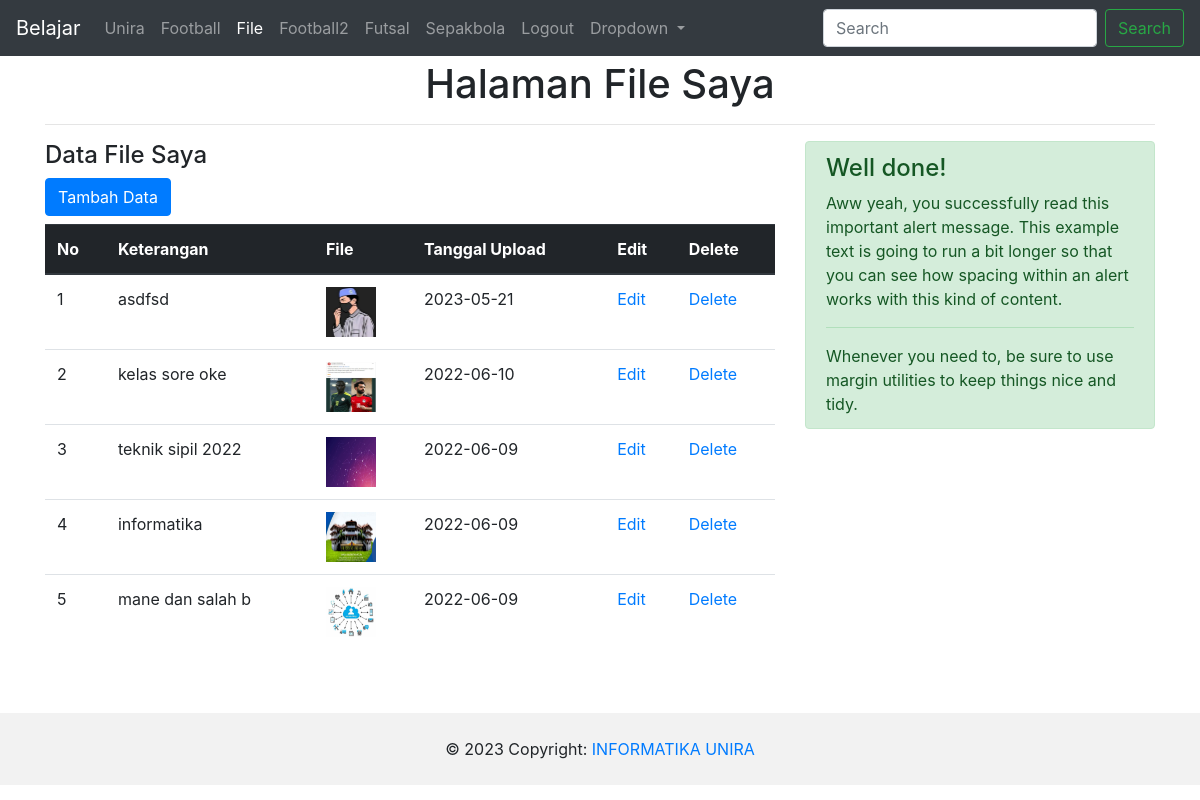
Screenshot of /admin.php?menu=file (signed in) with the database file from the repository.
### tables this page shows
CREATE TABLE `tbl_file` (
  `id_file` int(11) NOT NULL,
  `nama_file` varchar(50) NOT NULL,
  `file_nya` text NOT NULL,
  `tgl_upload` date NOT NULL
);

### page/file/file.php (the view, shortened to what this page needs)
<?php
include "koneksi.php";
$action=isset($_GET['submenu'])? $_GET['submenu'] :'';
switch($action){
default:
?>
<h1 class="text-center" style="margin-top:60px;"> Halaman File Saya</h1>
<hr/>
<div class="row">
	<div class="col-sm-8">
	  <h4>Data File Saya</h4>
	  <a href="?menu=file&submenu=tambah" class="btn btn-primary mb-2">Tambah Data</a>
	 <div class="table-responsive ">
	 <table class="table table-hover">
	  <thead class="thead-dark">
		<tr>
			<th>No</th>
			<th>Keterangan</th>
			<th>File</th>
			<th>Tanggal Upload</th>
			<th>Edit</th>
			<th>Delete</th>
		</tr>
	  </thead>
	  <tbody>
	<?php
	$query=mysqli_query($koneksi, "SELECT * FROM tbl_file ORDER BY id_file desc");
	$no=1;
	while($d=mysqli_fetch_assoc($query)){
	?>
		<tr>
			<td><?= $no; ?></td>
			<td><?= $d['nama_file']; ?></td>
			<td><img src="fileq/<?=$d['file_nya'];?>" style="width:50px; height:50px;"/></td>
			<td><?= $d['tgl_upload']; ?></td>
			<td><a href="?menu=file&submenu=edit&id=<?= $d['id_file'];?>">Edit</a></td>
			<td>
				<a href="?menu=file&submenu=hapus&id=<?= $d['id_file'];?>"
				onClick="return confirm('Yakin mau di hapus?');">Delete</a>
			</td>
		</tr>
	<?php
	$no++;
	}
	?>
	  </tbody>
	 </table>
	 </div>
	</div>
	<div class="col-sm-4">
		  <div class="alert alert-success" role="alert">
			<h4 class="alert-heading">Well done!</h4>
			<p>Aww yeah, you successfully read this important alert message. This example text is going to run a bit longer so that you can see how spacing within an alert works with this kind of content.</p>
			<hr>
			<p class="mb-0">Whenever you need to, be sure to use margin utilities to keep things nice and tidy.</p>
		  </div>
	</div>
  </div>
<?php
break;
?>
<?php
}

### admin.php (shortened to what this page needs)
<!DOCTYPE html>
<html lang="en">
<head>
	<link rel="stylesheet" href="bootstrap-4/css/bootstrap.min.css">
</head>
<body class="mt-5">
<?php
include "menu.php";
?>
<div class="container">
  <?php
  include "tengah.php";
  ?>
</div>
<footer>
  <div class="text-center p-4" style="background-color: rgba(0, 0, 0, 0.05);">
    © <?php echo date("Y"); ?> Copyright:
    <a class="text-reset fw-bold" href="https://unira.ac.id/">INFORMATIKA UNIRA</a>
  </div>
</footer>
</body>
</html>

### menu.php (shortened to what this page needs)
<?php
$menu=isset($_GET['menu'])?$_GET['menu']:"home";
?>
<nav class="navbar navbar-expand-lg navbar-dark  bg-dark fixed-top">
  <a class="navbar-brand" href="#">Belajar</a>
  <div class="collapse navbar-collapse" id="navbarSupportedContent">
    <ul class="navbar-nav mr-auto">
      <li class="nav-item <?=($menu=="home")?"active":""?>">
        <a class="nav-link" href="?menu=home">Unira <span class="sr-only">(current)</span></a>
      </li>
      <li class="nav-item <?=($menu=="football")?"active":""?>">
        <a class="nav-link" href="?menu=football">Football</a>
      </li>
	  <li class="nav-item <?=($menu=="file")?"active":""?>">
        <a class="nav-link" href="?menu=file">File</a>
      </li>
	  <li class="nav-item <?=($menu=="football2")?"active":""?>">
        <a class="nav-link" href="?menu=football2">Football2</a>
      </li>
	  <li class="nav-item <?=($menu=="futsal")?"active":""?>">
        <a class="nav-link" href="?menu=futsal">Futsal</a>
      </li>
    <li class="nav-item <?=($menu=="sepakbola")?"active":""?>">
      <a class="nav-link" href="?menu=sepakbola">Sepakbola</a>
    </li>
    <li class="nav-item">
        <a class="nav-link" href="logout.php">Logout</a>
      </li>
      <li class="nav-item dropdown">
        <a class="nav-link dropdown-toggle" href="#" id="navbarDropdown" role="button" data-toggle="dropdown" aria-expanded="false">
          Dropdown
        </a>
      </li>
    </ul>
    <form class="form-inline my-2 my-lg-0">
      <input class="form-control mr-sm-2" type="search" placeholder="Search" aria-label="Search">
      <button class="btn btn-outline-success my-2 my-sm-0" type="submit">Search</button>
    </form>
  </div>
</nav>

### tengah.php
<?php
if ($menu=='home'){
	include "page/home/home.php";
}
elseif ($menu=='football'){
    include "page/football/football.php";
}
elseif ($menu=='football2'){
    include "page/football2/football2.php";
}
elseif ($menu=='futsal'){
    include "page/futsal/futsal.php";
}
elseif ($menu=='file'){
    include "page/file/file.php";
}
elseif ($menu=='sepakbola'){
    include "page/sepakbola/sepakbola.php";
}
else{
  echo "<h4 class='text-center' style='margin-top:60px;'><b>PAGE BELUM ADA ATAU BELUM LENGKAP ATAU ANDA TIDAK BERHAK
  MENGAKSES HALAMAN INI</b></h4>";
}
?>

### rows the page displays
tbl_file: nama_file "asdfsd", file_nya (picture), tgl_upload "2023-05-21"
tbl_file: nama_file "kelas sore oke", file_nya (picture), tgl_upload "2022-06-10"
tbl_file: nama_file "teknik sipil 2022", file_nya (picture), tgl_upload "2022-06-09"
tbl_file: nama_file "informatika", file_nya (picture), tgl_upload "2022-06-09"
tbl_file: nama_file "mane dan salah b", file_nya (picture), tgl_upload "2022-06-09"
